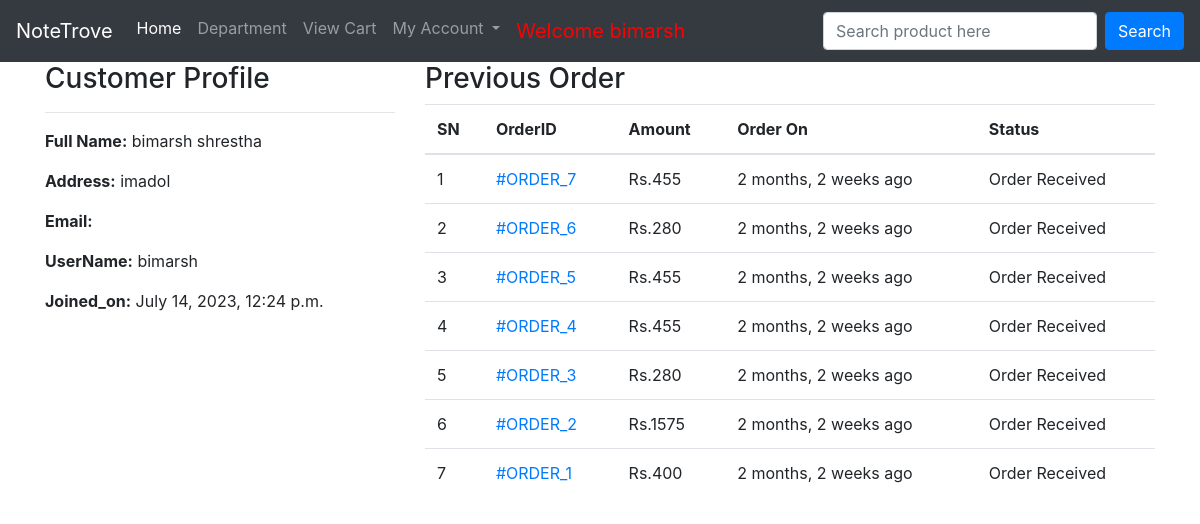
Screenshot of /profile/ (signed in) with the database file from the repository.
### RBB/models.py (models this page shows, shortened)
class Customer(models.Model):
    user=models.OneToOneField(User,on_delete=models.CASCADE)
    full_name = models.CharField(max_length=200)
    address=models.CharField(max_length=200,blank=True,null=True)
    joined_on=models.DateTimeField(auto_now_add=True)

class Order(models.Model):
    cart=models.OneToOneField(Cart,on_delete=models.CASCADE)
    ordered_by=models.CharField(max_length=200)
    shipping_address=models.CharField(max_length=200)
    mobile=models.CharField(max_length=10)
    email=models.EmailField(null=True,blank=True)
    subtotal=models.PositiveIntegerField()
    discount=models.PositiveIntegerField()
    total=models.PositiveIntegerField()
    order_status=models.CharField(max_length=50,choices=ORDER_STATUS)
    created_at=models.DateTimeField(auto_now_add=True)
    payment_method=models.CharField(max_length=20,choices=METHOD,default="Cash On Delivery")
    payment_completed=models.BooleanField(default=False,null=True,blank=True)

### RBB/views.py (the view)
# urls.py: path('profile/',CustomerDetailView.as_view(),name='customerprofile'),
class CustomerDetailView(TemplateView):
    template_name='customerprofile.html'
    def dispatch(self,request,*args,**kwargs):
        if request.user.is_authenticated and Customer.objects.filter(user=request.user).exists():
            pass
        else:
            return redirect('/login/?next=/profile/')
        return super().dispatch(request,*args,**kwargs)
    def get_context_data(self,**kwargs):
        context=super().get_context_data(**kwargs)
        customer=self.request.user.customer
        context['customer']=customer
        order=Order.objects.filter(cart__customer=customer).order_by('-id')
        context['orders']=order
        return context

### templates/customerprofile.html (shortened to what this page needs)
{% extends 'base.html'%}
{%block content%}
<div class="container">
    <div class="row">
        <div class="col-md-4">
            <h3>Customer Profile</h3><hr>
            <p><span class="font-weight-bold">Full Name:</span> {{customer.full_name}}</p>
            <p><span class="font-weight-bold">Address:</span> {{customer.address}}</p>
            <p><span class="font-weight-bold">Email:</span> {{customer.user.email}}</p>
            <p><span class="font-weight-bold">UserName:</span> {{customer.user.username}}</p>
            <p><span class="font-weight-bold">Joined_on:</span> {{customer.joined_on}}</p>
        </div>
        <div class="col-md-8">
            <h3>Previous Order</h3>
            <table class="table">
                <thead>
                    <tr>
                        <th>SN</th>
                        <th>OrderID</th>
                        <th>Amount</th>
                        <th>Order On</th>
                        <th>Status</th>
                    </tr>
                </thead>
                <tbody>
                    {%for ord in orders%}
                    <tr>
                        <td>{{forloop.counter}}</td>
                        <td><a href="{% url 'RBB:customerorderdetail' ord.pk%}">#ORDER_{{ord.id}}</a></td>
                        <td>Rs.{{ord.total}}</td>
                        <td>{{ord.created_at|timesince}} ago</td>
                        <td>{{ord.order_status}}</td>
                    </tr>
                    {%endfor%}
                </tbody>
            </table>
        </div>
    </div>
</div>
{%endblock%}

### templates/base.html (shortened to what this page needs)
<!DOCTYPE html>
<html lang="en">
<head>
    <link rel="stylesheet" href="https://stackpath.bootstrapcdn.com/bootstrap/4.5.2/css/bootstrap.min.css">
</head>
<body>
    <nav class="navbar navbar-expand-lg navbar-dark bg-dark">
        <a class="navbar-brand" href="{% url 'RBB:home'%}">NoteTrove </a>
        <div class="collapse navbar-collapse" id="navbarSupportedContent">
          <ul class="navbar-nav mr-auto">
            <li class="nav-item active">
              <a class="nav-link" href="{% url 'RBB:home'%}">Home <span class="sr-only">(current)</span></a>
            </li>
            <li class="nav-item">
              <a class="nav-link" href="{% url 'RBB:allproducts'%}">Department</a>
            </li>
            <li class="nav-item">
                <a class="nav-link" href="{% url 'RBB:mycart'%}">View Cart</a>
              </li>
            <li class="nav-item dropdown">
              <a class="nav-link dropdown-toggle" href="#" id="navbarDropdown" role="button" data-toggle="dropdown" aria-haspopup="true" aria-expanded="false">
                My Account
              </a>
            </li>
            {%if request.user.customer%}
            <li class="nav-item">
              <a class="nav-link" style="color: red;font-size:20px">Welcome {{request.user.username}}</a>
            </li>
            {%endif%}
          </ul>
          <form class="form-inline my-2 my-lg-0" action="/search/" method="GET" >
            <input name='keyword' class="form-control mr-sm-2" type="search" placeholder="Search product here" aria-label="Search" required>
            <button class="btn btn-primary my-2 my-sm-0" type="submit">Search</button>
          </form>
        </div>
      </nav>
    {% block content%}
    {%endblock%}
</body>
</html>

### rows the page displays
Customer: full_name "bimarsh shrestha", address "imadol", user.username "bimarsh", joined_on "July 14, 2023, 12:24 p.m."
Order: id "7", total "455", created_at "2 months, 2 weeks", order_status "Order Received"
Order: id "6", total "280", created_at "2 months, 2 weeks", order_status "Order Received"
Order: id "5", total "455", created_at "2 months, 2 weeks", order_status "Order Received"
Order: id "4", total "455", created_at "2 months, 2 weeks", order_status "Order Received"
Order: id "3", total "280", created_at "2 months, 2 weeks", order_status "Order Received"
Order: id "2", total "1575", created_at "2 months, 2 weeks", order_status "Order Received"
Order: id "1", total "400", created_at "2 months, 2 weeks", order_status "Order Received"

### other values shown
{{ request.user.username }} "bimarsh"
